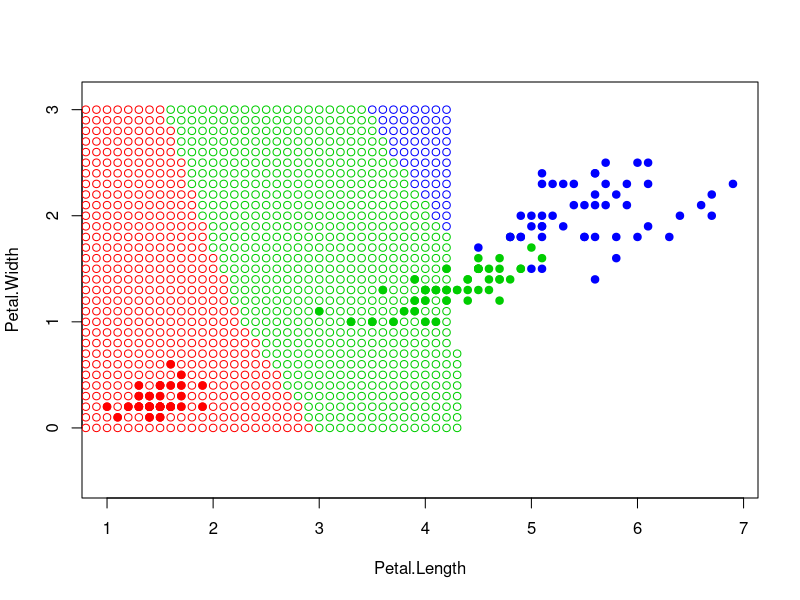

Here is the R script that generated this plot: (Note: a time limit stopped this script after it produced the figure.)
colors <- c("setosa" = "red", "versicolor" = "green3", "virginica" = "blue") 
plot(iris[, 3:4], pch = 21, bg = colors[iris$Species], col = colors[iris$Species], asp = 1 ) #рисуем выборку по признакам

euclideanDistance <- function(u, v) #функция расстояний, эвклидово расстояние
{     
	sqrt(sum((u - v)^2)) 
}

xl<-(iris[,3:5])#выборка
OY<-c(seq(from=0.0, to=3.0, by=0.1))#расстояние расположения точек по OY, от 0 до 3 с шагом 0,1
OX<-c(seq(from=0.0, to=7.0, by=0.1))#расстояние расположения точек по OX, от 0 до 7 с шагом 0,1

sortObjectsByDist <- function(xl, point, metricFunction = euclideanDistance)#сортировка объектов согласно растояния до объекта point

{
     l <- dim(xl)[1]    
	 n <- dim(xl)[2] - 1 
	 distances <- matrix(NA, l, 2)#создаем матрицу расстояний 
	      for (i in 1:l)  
		  {         
			distances[i, ] <- c(i, metricFunction(xl[i, 1:n], point))#расстояние от каждой точки до точки point, классифицируемой
		  }  
	 orderedXl <- xl[order(distances[, 2]), ]#сортировка выборки
}	
#применяем метод 1NN
NN1 <- function(xl, point) {	  
	 orderedXl <- sortObjectsByDist(xl, point)#сортировка выборки согласно классифицируемого объекта    
	 n <- dim(orderedXl)[2] - 1 
	 class <- orderedXl[1, n + 1] #получение класса соседа
	 return (class)#возвращаем класс
}

for(i in OX){
	for(j in OY){
	point<-c(i,j)
	class <- NN1(xl, point) 
	points(point[1], point[2], pch = 21, col = colors[class], asp = 1) }#классификация заданного объекта
}
